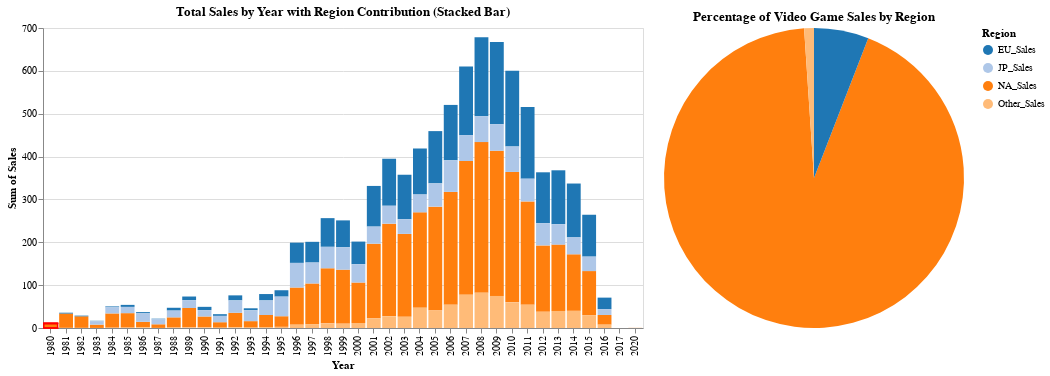

The code cell stored with this chart in its notebook:
### Markdown cell above
# Semi Circle Donut Plot

### Code cell
stacked_data = pd.melt(sale_per_year, id_vars='Year', var_name="Region", value_name="Sales")

# add slider
slider = alt.binding_range(min=1980, max=2016, step=1, name="Year: ")
selection = alt.selection_single(fields=['Year'], bind=slider, value=1980)

# Condition for color and border
color = alt.Color('Region:N')
stroke_color = alt.condition(selection, alt.value("red"), alt.value("transparent"))
stroke_width = alt.condition(selection, alt.value(1.5), alt.value(0))

base_chart = alt.Chart(stacked_data).mark_bar().encode(
    x='Year:O',
    y='sum(Sales)',
    color=color,
    stroke=stroke_color,
    strokeWidth=stroke_width,
    tooltip=["Year", "Region", "Sales"],
)

# Pie chart for sales by region for the selected year
pie_chart = alt.Chart(sale_per_year).mark_arc().encode(
    color=alt.Color('Region:N', scale=alt.Scale(scheme='category20')),
    tooltip=['Region:N', 'Sales:Q'],
    theta='Sales:Q'
).transform_calculate(
    Region="datum.key",
    Sales="datum.value"
).transform_fold(
    ['NA_Sales', 'JP_Sales', 'EU_Sales', "Other_Sales"],
    as_=['Region', 'Sales']
).transform_filter(
    selection
).properties(
    width=300,
    height=300,
    title="Percentage of Video Game Sales by Region"
)

stacked_bar = base_chart.add_selection(
    selection
).properties(
    width=600,
    title='Total Sales by Year with Region Contribution (Stacked Bar)'
)

combined = stacked_bar | pie_chart
combined

### Figure 1 — Vega-Lite specification as saved in the notebook (floating-point values rounded to 4 significant figures; data arrays with more than 128 entries replaced by an {"elided": "..."} marker saying what was removed)
{"config": {"view": {"continuousWidth": 300, "continuousHeight": 300}}, "hconcat": [{"data": {"name": "data-d930f4aa50efd872bb5a8b21a1fe90d0"}, "mark": {"type": "bar"}, "encoding": {"color": {"field": "Region", "type": "nominal"}, "stroke": {"condition": {"param": "param_2", "value": "red"}, "value": "transparent"}, "strokeWidth": {"condition": {"param": "param_2", "value": 1.5}, "value": 0}, "tooltip": [{"field": "Year", "type": "quantitative"}, {"field": "Region", "type": "nominal"}, {"field": "Sales", "type": "quantitative"}], "x": {"field": "Year", "type": "ordinal"}, "y": {"aggregate": "sum", "field": "Sales", "type": "quantitative"}}, "name": "view_1", "title": "Total Sales by Year with Region Contribution (Stacked Bar)", "width": 600}, {"data": {"name": "data-0048e0caf3a1b7cf0f9ff204db7ade2d"}, "mark": {"type": "arc"}, "encoding": {"color": {"field": "Region", "scale": {"scheme": "category20"}, "type": "nominal"}, "theta": {"field": "Sales", "type": "quantitative"}, "tooltip": [{"field": "Region", "type": "nominal"}, {"field": "Sales", "type": "quantitative"}]}, "height": 300, "title": "Percentage of Video Game Sales by Region", "transform": [{"calculate": "datum.key", "as": "Region"}, {"calculate": "datum.value", "as": "Sales"}, {"fold": ["NA_Sales", "JP_Sales", "EU_Sales", "Other_Sales"], "as": ["Region", "Sales"]}, {"filter": {"param": "param_2"}}], "width": 300}], "params": [{"name": "param_2", "select": {"type": "point", "fields": ["Year"]}, "bind": {"input": "range", "max": 2016, "min": 1980, "name": "Year: ", "step": 1}, "value": 1980, "views": ["view_1"]}], "$schema": "https://vega.github.io/schema/vega-lite/v5.16.3.json", "datasets": {"data-d930f4aa50efd872bb5a8b21a1fe90d0": {"elided": "156 records"}, "data-0048e0caf3a1b7cf0f9ff204db7ade2d": [{"Year": 1980.0, "NA_Sales": 10.59, "EU_Sales": 0.67, "JP_Sales": 0.0, "Other_Sales": 0.12}, {"Year": 1981.0, "NA_Sales": 33.4, "EU_Sales": 1.96, "JP_Sales": 0.0, "Other_Sales": 0.32}, {"Year": 1982.0, "NA_Sales": 26.92, "EU_Sales": 1.65, "JP_Sales": 0.0, "Other_Sales": 0.31}, {"Year": 1983.0, "NA_Sales": 7.76, "EU_Sales": 0.8, "JP_Sales": 8.1, "Other_Sales": 0.14}, {"Year": 1984.0, "NA_Sales": 33.28, "EU_Sales": 2.1, "JP_Sales": 14.27, "Other_Sales": 0.7}, {"Year": 1985.0, "NA_Sales": 33.73, "EU_Sales": 4.74, "JP_Sales": 14.56, "Other_Sales": 0.92}, {"Year": 1986.0, "NA_Sales": 12.5, "EU_Sales": 2.84, "JP_Sales": 19.81, "Other_Sales": 1.93}, {"Year": 1987.0, "NA_Sales": 8.46, "EU_Sales": 1.41, "JP_Sales": 11.63, "Other_Sales": 0.2}, {"Year": 1988.0, "NA_Sales": 23.87, "EU_Sales": 6.59, "JP_Sales": 15.76, "Other_Sales": 0.99}, {"Year": 1989.0, "NA_Sales": 45.15, "EU_Sales": 8.44, "JP_Sales": 18.36, "Other_Sales": 1.5}, {"Year": 1990.0, "NA_Sales": 25.46, "EU_Sales": 7.63, "JP_Sales": 14.88, "Other_Sales": 1.4}, {"Year": 1991.0, "NA_Sales": 12.76, "EU_Sales": 3.95, "JP_Sales": 14.78, "Other_Sales": 0.74}, {"Year": 1992.0, "NA_Sales": 33.87, "EU_Sales": 11.71, "JP_Sales": 28.91, "Other_Sales": 1.65}, {"Year": 1993.0, "NA_Sales": 15.12, "EU_Sales": 4.65, "JP_Sales": 25.33, "Other_Sales": 0.89}, {"Year": 1994.0, "NA_Sales": 28.15, "EU_Sales": 14.88, "JP_Sales": 33.99, "Other_Sales": 2.2}, {"Year": 1995.0, "NA_Sales": 24.82, "EU_Sales": 14.9, "JP_Sales": 45.75, "Other_Sales": 2.64}, {"Year": 1996.0, "NA_Sales": 86.76, "EU_Sales": 47.26, "JP_Sales": 57.44, "Other_Sales": 7.69}, {"Year": 1997.0, "NA_Sales": 94.75, "EU_Sales": 48.32, "JP_Sales": 48.87, "Other_Sales": 9.13}, {"Year": 1998.0, "NA_Sales": 128.4, "EU_Sales": 66.9, "JP_Sales": 50.04, "Other_Sales": 11.03}, {"Year": 1999.0, "NA_Sales": 126.1, "EU_Sales": 62.67, "JP_Sales": 52.34, "Other_Sales": 10.05}, {"Year": 2000.0, "NA_Sales": 94.49, "EU_Sales": 52.75, "JP_Sales": 42.77, "Other_Sales": 11.62}, {"Year": 2001.0, "NA_Sales": 174.0, "EU_Sales": 94.89, "JP_Sales": 39.86, "Other_Sales": 22.76}, {"Year": 2002.0, "NA_Sales": 216.2, "EU_Sales": 109.7, "JP_Sales": 41.76, "Other_Sales": 27.28}, {"Year": 2003.0, "NA_Sales": 193.6, "EU_Sales": 103.8, "JP_Sales": 34.2, "Other_Sales": 26.01}, {"Year": 2004.0, "NA_Sales": 222.6, "EU_Sales": 107.3, "JP_Sales": 41.65, "Other_Sales": 47.29}, {"Year": 2005.0, "NA_Sales": 242.6, "EU_Sales": 121.9, "JP_Sales": 54.28, "Other_Sales": 40.58}, {"Year": 2006.0, "NA_Sales": 263.1, "EU_Sales": 129.2, "JP_Sales": 73.73, "Other_Sales": 54.43}, {"Year": 2007.0, "NA_Sales": 312.1, "EU_Sales": 160.5, "JP_Sales": 60.29, "Other_Sales": 77.6}, {"Year": 2008.0, "NA_Sales": 351.4, "EU_Sales": 184.4, "JP_Sales": 60.26, "Other_Sales": 82.39}, {"Year": 2009.0, "NA_Sales": 338.9, "EU_Sales": 191.6, "JP_Sales": 61.89, "Other_Sales": 74.77}, {"Year": 2010.0, "NA_Sales": 304.2, "EU_Sales": 176.7, "JP_Sales": 59.49, "Other_Sales": 59.9}, {"Year": 2011.0, "NA_Sales": 241.1, "EU_Sales": 167.4, "JP_Sales": 53.04, "Other_Sales": 54.39}, {"Year": 2012.0, "NA_Sales": 155.0, "EU_Sales": 118.8, "JP_Sales": 51.74, "Other_Sales": 37.82}, {"Year": 2013.0, "NA_Sales": 154.8, "EU_Sales": 125.8, "JP_Sales": 47.59, "Other_Sales": 39.82}, {"Year": 2014.0, "NA_Sales": 132.0, "EU_Sales": 125.7, "JP_Sales": 39.46, "Other_Sales": 40.02}, {"Year": 2015.0, "NA_Sales": 102.8, "EU_Sales": 97.71, "JP_Sales": 33.72, "Other_Sales": 30.01}, {"Year": 2016.0, "NA_Sales": 22.66, "EU_Sales": 26.76, "JP_Sales": 13.7, "Other_Sales": 7.75}, {"Year": 2017.0, "NA_Sales": 0.0, "EU_Sales": 0.0, "JP_Sales": 0.05, "Other_Sales": 0.0}, {"Year": 2020.0, "NA_Sales": 0.27, "EU_Sales": 0.0, "JP_Sales": 0.0, "Other_Sales": 0.02}]}}
